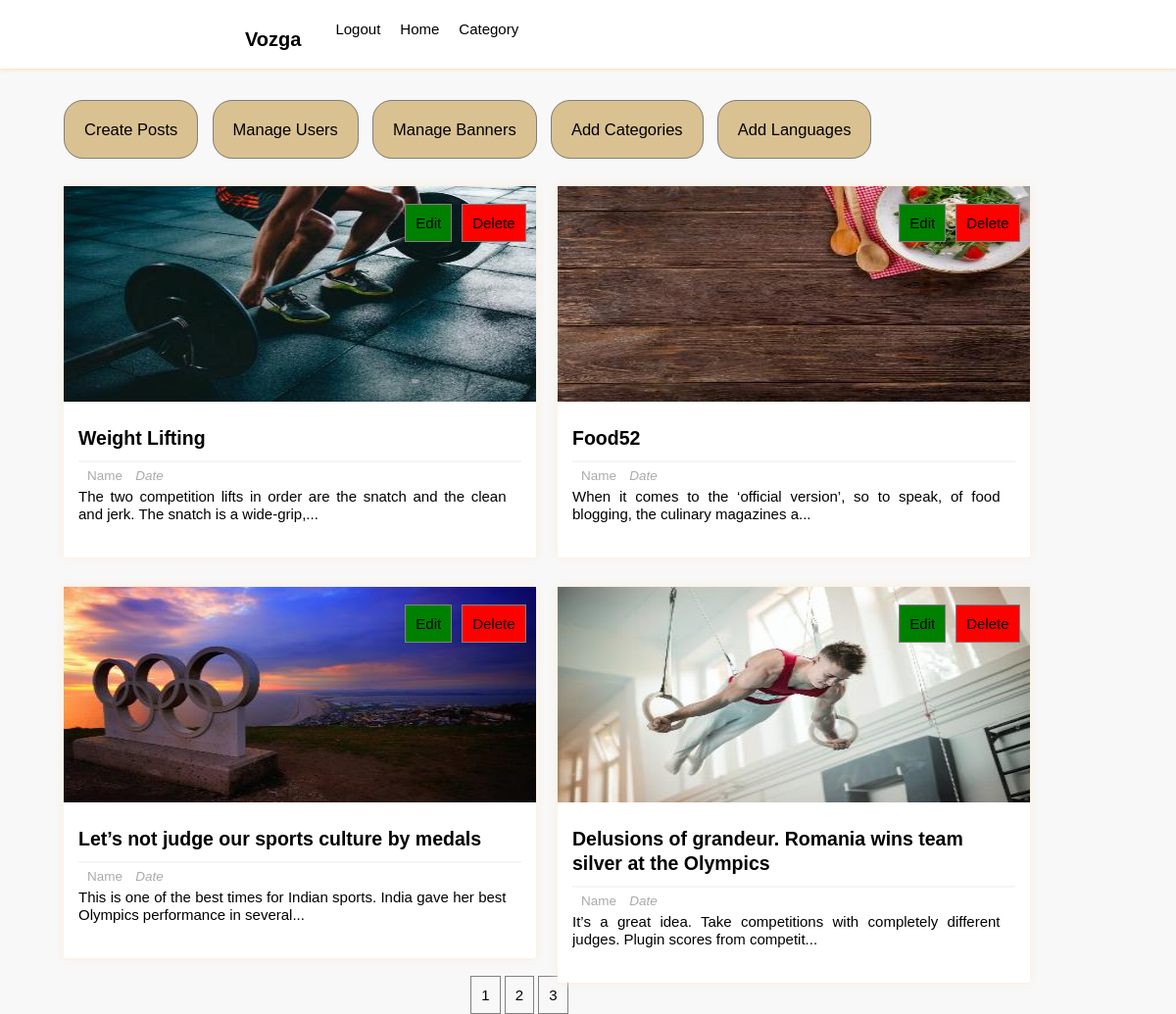
/dashboard.php, run on an earlier commit of the app's database.
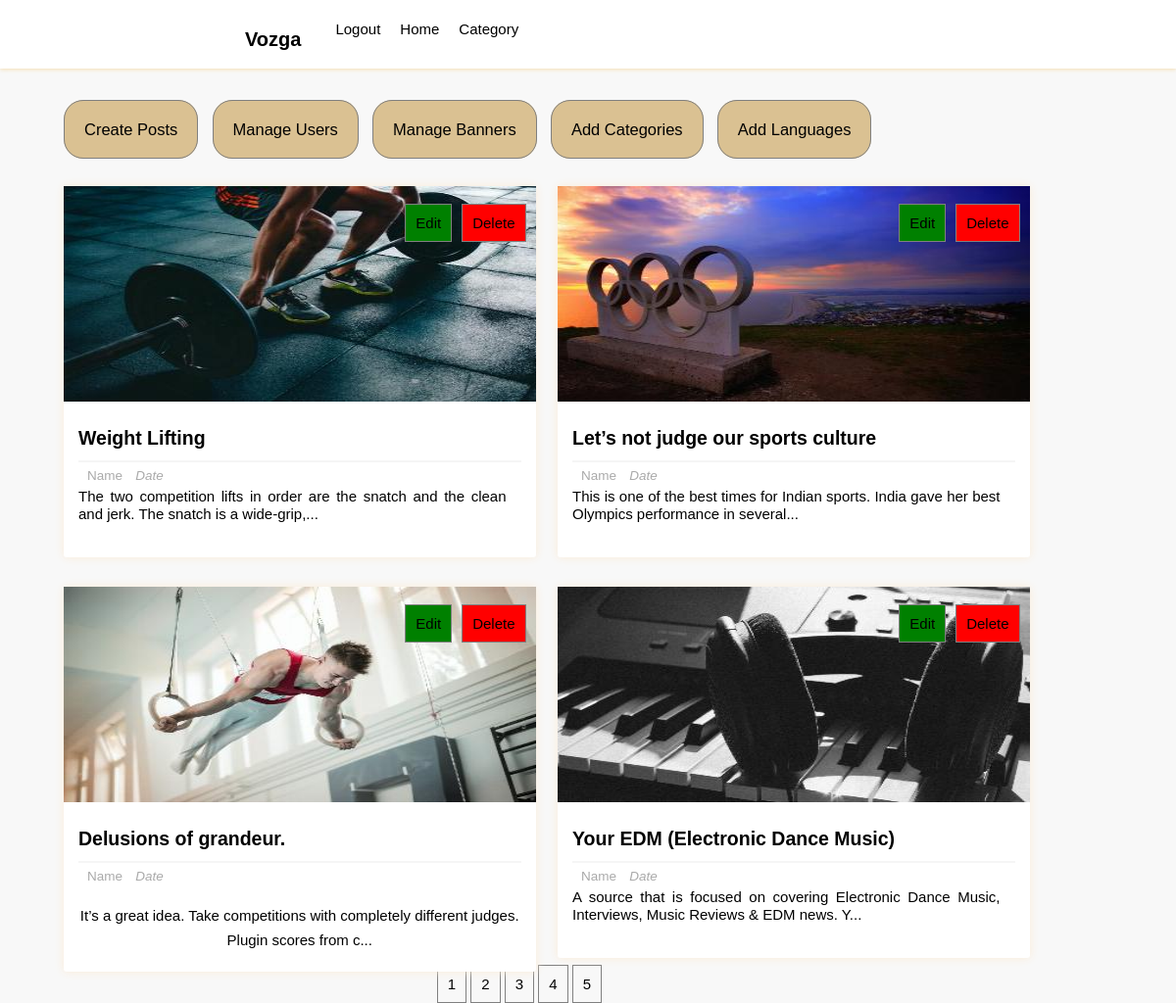
And on a later commit of the database.
### tables this page shows
CREATE TABLE `posts` (
  `p_id` int NOT NULL,
  `dup_id` int NOT NULL,
  `title` varchar(255) NOT NULL,
  `description` longtext NOT NULL,
  `category` varchar(255) NOT NULL,
  `image` varchar(255) NOT NULL,
  `user_id` int NOT NULL,
  `lang_code` varchar(255) NOT NULL
);

### dashboard.php (the view, shortened to what this page needs)
<?php
    require_once "includes/login_validate.php";
?>
<html lang="en">
<head>
    <link href="includes/style.css" rel="stylesheet" type="text/css" />
</head>
<body>
<div class="header-wrapper">
<header>
            <div class='logo'>
                <h3>Vozga</h3>
            </div>
            <div class="search-form">
                        <div class="icon">
                        </div>
                    </div>
            <ul class='list'>
                <li><a>Category<i class="fas fa-chevron-down" style="color:black; font-size: 14px; font-weight: 600; padding:5px;"></i></a>
                </li>
                <li><a href='homepage'>Home</a></li>
                <li><a href="includes/logout.php">Logout</a></li>
            </ul>
        </header>
</div>
    <div class="manage-posts-admin">
            <div class="admin-manage">
                <ul>
                    <li><a href="createpost">Create Posts</a></li>
                    <li><a href="manageuser">Manage Users</a></li>
                    <li><a href="banner">Manage Banners</a></li>
                    <li><a href="add-category">Add Categories</a></li>
                    <li><a href="add-language">Add Languages</a></li>
                </ul>
            </div>
        <div class="main-content-admin">
                    <?php
                        $results_per_page=4;
                        $sql="SELECT * FROM posts";
                        $result=mysqli_query($con,$sql);
                        $i=0;
                        $num_of_result=mysqli_num_rows($result);
                        $num_of_pages=ceil($num_of_result/$results_per_page);
                        if(!isset($_GET['page'])){
                            $page=1;
                        }else{
                            $page=$_GET['page'];
                        }
                        $start_limit=($page-1)*$results_per_page;
                        $sql="SELECT * FROM posts LIMIT ".$start_limit.','.$results_per_page;
                        $result=mysqli_query($con,$sql);
                        if(mysqli_num_rows($result) > $i){
                            while($row=mysqli_fetch_assoc($result)){
                    ?>
                    <div class="main-post-admin">
                    <?php
                        $output_image="images/resized408x220".$row['image'];
                        $desc=$row['description'];
                        $desc = substr($desc,0,100).'...';
                    ?>
                    <img class="image" src="<?php echo $output_image;?>", alt="post_image">
                    <div class="post-preview-wrapper">
                <a href="single/<?php echo $row['p_id'];?>" class="post-title"><?php echo $row['title'];?></a>
                <div class="post-preview">
                    <span class="author-name"><i class="fas fa-user"></i>Name</span>
                    <span class="post-date"><i class="fas fa-calendar-week">Date</i></span>
                    <p class="desc"><?php echo $desc; ?></p>
                </div>
            </div>
            <div class="btns">
                <ul class="edit-delete-btn">
                    <li>
                        <a href="editpost.php/<?php echo $row['p_id'];?>" class="btn edit-link">Edit</a>
                    </li>
                    <li>
                        <a href="deletepost.php/<?php echo  $row['p_id'];?>" class ="btn delete-link" onclick="return confirm('Are you sure you want to delete this?')">Delete</a>
                    </li>
                </ul>
            </div>
        </div>
                    <?php
                            }
                        }
                        else{
                            ?>
                            <tr>
                                <th colspan="2">No results to display</th>
                            </tr>
                            <?php
                        }
                    ?>
        </div>
        <div class='index-dashboard'><center>
        <?php
        for($page=1;$page<=$num_of_pages;$page++)
        {
            echo '<a href="dashboard.php?page='.$page.'">'.$page.'</a> ';
        }   ?>
</div>
    </div>
</body>
</html>

What changed in the data, as far as the page shows it:
removed posts: image (picture), title "Food52", description "When it comes to the ‘official version’, so to speak, of food blogging, the culinary magazines a..."
changed posts: title "Let’s not judge our sports culture by medals" → "Let’s not judge our sports culture"
changed posts: title "Delusions of grandeur. Romania wins team silver at the Olympics" → "Delusions of grandeur."; description "It’s a great idea. Take competitions with completely different judges. Plugin scores from competit..." → "It’s a great idea. Take competitions with completely different judges. Plugin scores from c..."
now on this page (row edited): posts: image (picture), title "Your EDM (Electronic Dance Music)", description "A source that is focused on covering Electronic Dance Music, Interviews, Music Reviews & EDM news. Y..."
Also different on the page:
new list line: "4"
new list line: "5"
